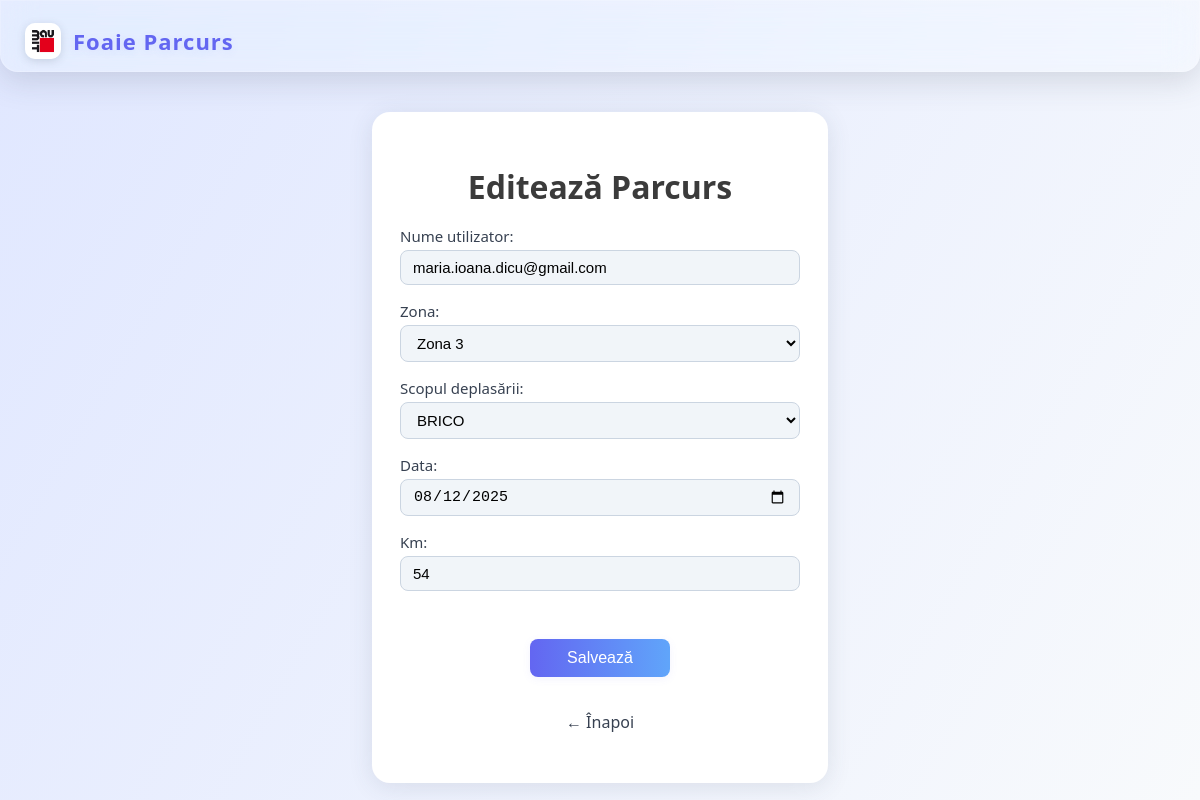
The page /edit/14 (signed in) on the database its author committed.
### tables this page shows
CREATE TABLE parcurs (
            id INTEGER PRIMARY KEY AUTOINCREMENT,
            username TEXT NOT NULL,
            zona TEXT NOT NULL,
            scop TEXT,
            km INTEGER NOT NULL,
            data TEXT NOT NULL
        );

### app.py (the view, shortened to what this page needs)
@app.route('/edit/<int:id>', methods=['GET', 'POST'])
def edit(id):
    if 'username' not in session:
        return redirect(url_for('login'))
    username = session['username']
    conn = sqlite3.connect(DB_NAME)
    c = conn.cursor()
    if username == 'Admin':
        c.execute('SELECT * FROM parcurs WHERE id=?', (id,))
        row = c.fetchone()
        conn.close()
        if not row:
            return "Nu există această înregistrare!", 404
        return render_template('edit.html', row=row, is_admin=True)

### templates/edit.html (shortened to what this page needs)
<!DOCTYPE html>
<html lang="ro">
<head>
</head>
<body>
    {% include 'topbar.html' %}
    <div class="container">
        <h1>Editează Parcurs</h1>
        <form method="post">
            {% if is_admin %}
            <div class="form-row">
            <label>Nume utilizator:
                <input type="text" name="username" value="{{ row[1] }}" required>
            </label>
            </div>
            {% endif %}
            <div class="form-row">
            <label>Zona:
                <select name="zona" id="zona-select" required>
                    <option value="Zona 3" {% if row[2] == 'Zona 3' %}selected{% endif %}>Zona 3</option>
                </select>
            </label>
            </div>
            <div class="form-row">
            <label>Scopul deplasării:
                <select name="scop" id="scop-select" required>
                    <option value="">Selectează scopul</option>
                </select>
            </label>
            </div>
            <div class="form-row">
            <label>Data:
                <input type="date" name="data" value="{{ row[5] }}">
            </label>
            </div>
            <div class="form-row">
            <label>Km:
                <input type="number" name="km" value="{{ row[4] }}" required>
            </label>
            </div>
            <div style="width: 100%; display: flex; justify-content: center; margin-top: 16px;">
                <button type="submit">Salvează</button>
            </div>
            <div class="back-btn-wrapper">
                <a href="/" class="back-btn">&larr; Înapoi</a>
            </div>
        </form>
    </div>
</body>
</html>

### templates/edit.html (style rules this page uses)
body { font-family: 'Segoe UI', Arial, sans-serif; background: linear-gradient(120deg, #f8fafc 0%, #e0e7ff 100%); margin: 0; min-height: 100vh; }
.container { max-width: 400px; margin: 40px auto; background: #fff; border-radius: 18px; box-shadow: 0 4px 24px rgba(60,72,88,0.12); padding: 32px 28px 24px 28px; }
h1 { text-align: center; color: #3b3b3b; margin-bottom: 18px; }
form { display: flex; flex-direction: column; gap: 16px; margin-bottom: 18px; }
.form-row { display: flex; flex-direction: column; width: 100%; gap: 0; margin-bottom: 0; }
label { font-size: 15px; color: #374151; width: 100%; margin-bottom: 0; }
input[type="text"], input[type="number"], select, input[type="date"] { padding: 8px 12px; border: 1px solid #cbd5e1; border-radius: 8px; font-size: 15px; margin-top: 4px; background: #f1f5f9; transition: border 0.2s; width: 100%; box-sizing: border-box; margin-bottom: 0; }
button[type="submit"] { background: linear-gradient(90deg, #6366f1 0%, #60a5fa 100%); color: #fff; border: none; border-radius: 8px; padding: 10px 22px; font-size: 16px; font-weight: 500; cursor: pointer; box-shadow: 0 2px 8px rgba(99,102,241,0.08); transition: background 0.2s; min-width: 140px; display: inline-block; margin-top: 16px; }
.back-btn-wrapper { width: 100%; display: flex; justify-content: center; margin-top: 8px; }
.back-btn { display: inline-block; min-width: unset; font-size: 16px; padding: 0; border-radius: 0; background: none; color: #374151; text-align: center; font-weight: 500; box-shadow: none; transition: color 0.2s; border: none; text-decoration: none; margin-bottom: 8px; }
a { color: #6366f1; text-decoration: none; font-weight: 500; display: block; text-align: center; margin-top: 10px; transition: color 0.2s; }

### templates/topbar.html (style rules this page uses)
body { box-sizing: border-box; overflow-x: hidden; background: linear-gradient(120deg, #e0e7ff 0%, #f8fafc 100%); }

### rows shown on the page
parcurs: username "maria.ioana.dicu@gmail.com", zona "Zona 3", data "08/12/2025", km "54"
